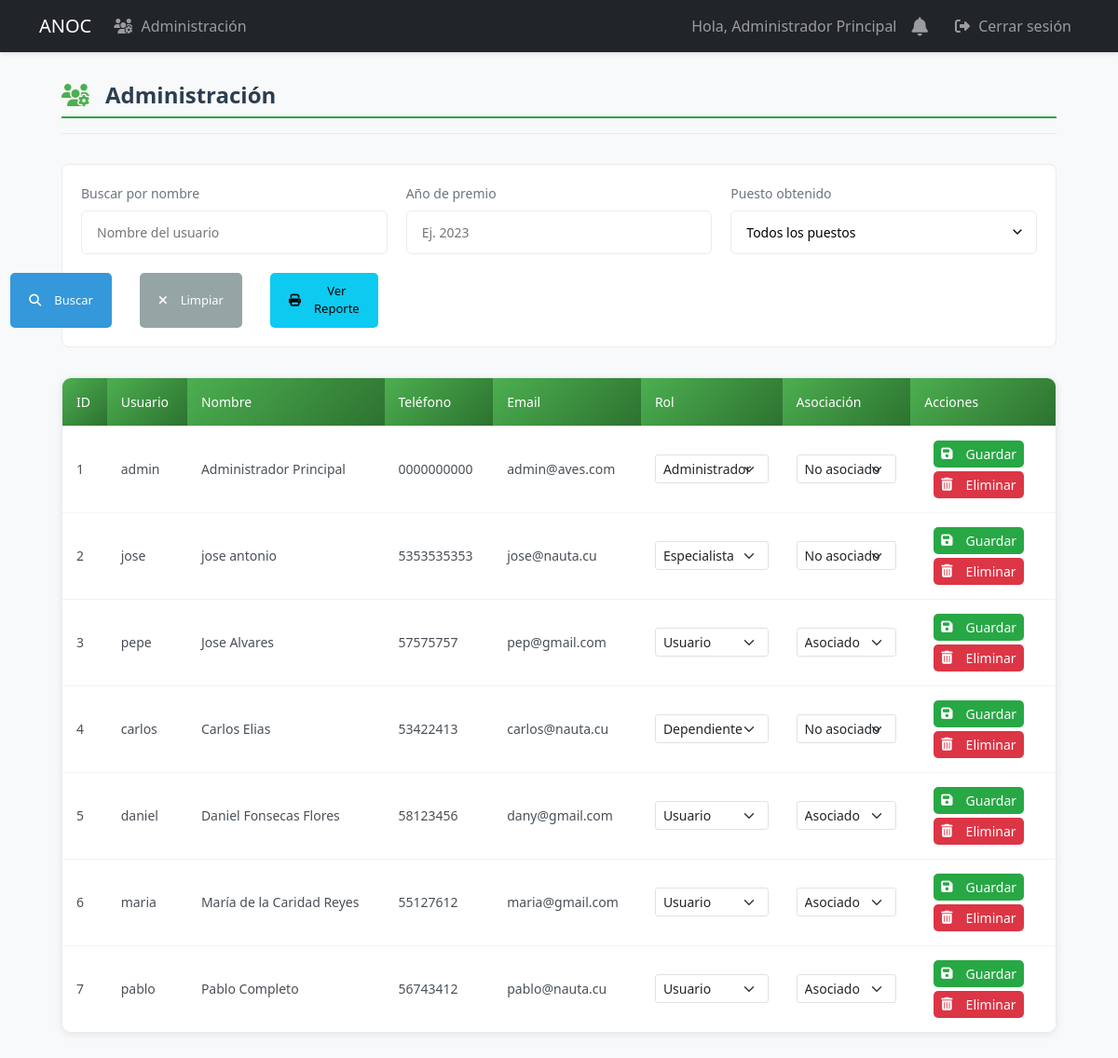
/admin/users (signed in), run on an earlier commit of the app's database.
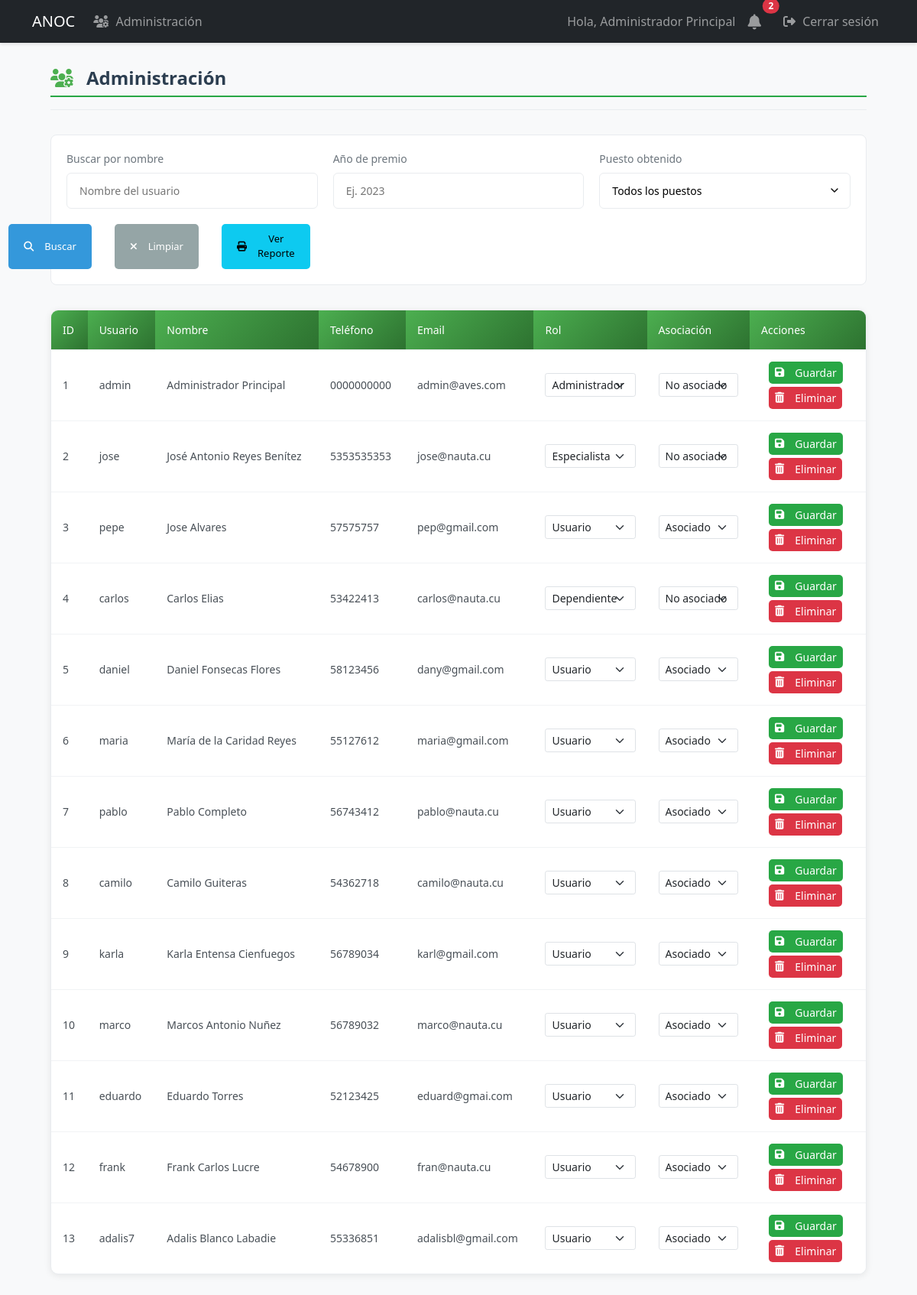
And on a later commit of the database.
### models.py (models this page shows, shortened)
class User(UserMixin, db.Model):
    id = db.Column(db.Integer, primary_key=True)
    username = db.Column(db.String(80), unique=True, nullable=False, index=True)
    email = db.Column(db.String(120), unique=True, nullable=False, index=True)
    password_hash = db.Column(db.String(128))
    role = db.Column(db.String(20), default='user')  # 'admin', 'specialist', 'dependiente', 'user'
    is_associated = db.Column(db.Boolean, default=False, nullable=False)
    full_name = db.Column(db.String(100), nullable=False)
    phone = db.Column(db.String(20), nullable=False)
    profile_image = db.Column(db.String(255))  # Ruta de la imagen de perfil
    last_login = db.Column(db.DateTime)  # Fecha del último inicio de sesión
    is_active = db.Column(db.Boolean, default=True)  # Para manejar cuentas activas/inactivas
    address = db.Column(db.String(200))  # Nuevo campo para dirección
    birds = db.relationship('UserBirds', backref='user', lazy=True, cascade='all, delete-orphan')
    awards = db.relationship('Award', backref='user', lazy=True, cascade='all, delete-orphan')
    notifications = db.relationship('Notification', backref='user', lazy=True)

### app.py (the view, shortened to what this page needs)
@app.route('/admin/users')
@login_required
def admin_users():
    if current_user.role != 'admin':
        abort(403)
    search_name = request.args.get('name', '').strip()
    award_year = request.args.get('award_year', '').strip()
    award_position = request.args.get('award_position', '').strip()
    query = select(User).order_by(User.id)
    if search_name:
        query = query.where(User.full_name.ilike(f'%{search_name}%'))
    if award_position:
        position_subquery = select(Award.user_id).where(
            Award.position == award_position
        ).distinct()
        query = query.where(User.id.in_(position_subquery))
    users = db.session.execute(query).scalars()
    current_year = datetime.now().year
    return render_template('admin/users.html',
                         users=users,
                         search_name=search_name,
                         award_year=award_year,
                         award_position=award_position,
                         current_year=current_year)

### app.py (called while the page is built)
@login_manager.user_loader
def load_user(user_id):
    return db.session.get(User, int(user_id))

### templates/admin/users.html (shortened to what this page needs)
{% extends "base.html" %}
{% block content %}
<div class="users-container">
    <div class="users-header">
        <h2><i class="fas fa-users-cog"></i> Administración</h2>
    </div>
    <div class="filter-section">
        <form method="GET" action="{{ url_for('admin_users') }}" class="filter-form">
            <div class="filter-grid">
                <div class="filter-group">
                    <label for="name" class="filter-label">Buscar por nombre</label>
                    <input type="text" class="filter-input" id="name" name="name"
                           value="{{ search_name }}" placeholder="Nombre del usuario">
                </div>
                <div class="filter-group">
                    <label for="award_year" class="filter-label">Año de premio</label>
                    <input type="number" class="filter-input" id="award_year" name="award_year"
                           value="{{ award_year }}" placeholder="Ej. 2023" min="2000" max="{{ current_year }}">
                </div>
                <div class="filter-group">
                    <label for="award_position" class="filter-label">Puesto obtenido</label>
                    <select class="filter-input filter-select" id="award_position" name="award_position">
                        <option value="">Todos los puestos</option>
                    </select>
                </div>
                <div class="filter-actions">
                    <button type="submit" class="btn btn-primary">
                        <i class="fas fa-search"></i> Buscar
                    </button>
                    <a href="{{ url_for('admin_users') }}" class="btn btn-secondary">
                        <i class="fas fa-times"></i> Limpiar
                    </a>
                    <a href="{{ url_for('associates_report_view') }}" class="btn btn-info" target="_blank">
                        <i class="fas fa-print"></i> Ver Reporte
                    </a>
                </div>
            </div>
        </form>
    </div>
    <div class="users-table-container">
        <table class="users-table">
            <thead>
                <tr>
                    <th>ID</th>
                    <th>Usuario</th>
                    <th>Nombre</th>
                    <th>Teléfono</th>
                    <th>Email</th>
                    <th>Rol</th>
                    <th>Asociación</th>
                    <th>Acciones</th>
                </tr>
            </thead>
            <tbody>
                {% if users %}
                    {% for user in users %}
                    <tr class="clickable-row" data-href="{{ url_for('user_details', user_id=user.id) }}">
                        <td>{{ user.id }}</td>
                        <td>{{ user.username }}</td>
                        <td>{{ user.full_name }}</td>
                        <td>{{ user.phone }}</td>
                        <td>{{ user.email }}</td>
                        <td>
                            <form method="POST" action="{{ url_for('assign_role', user_id=user.id) }}" class="role-form">
                                <select name="role" class="form-select form-select-sm">
                                    <option value="user" {% if user.role == 'user' %}selected{% endif %}>Usuario</option>
                                    <option value="specialist" {% if user.role == 'specialist' %}selected{% endif %}>Especialista</option>
                                    <option value="dependiente" {% if user.role == 'dependiente' %}selected{% endif %}>Dependiente</option>
                                    <option value="admin" {% if user.role == 'admin' %}selected{% endif %}>Administrador</option>
                                </select>
                        </td>
                        <td>
                                <select name="is_associated" class="form-select form-select-sm">
                                    <option value="true" {% if user.is_associated %}selected{% endif %}>Asociado</option>
                                    <option value="false" {% if not user.is_associated %}selected{% endif %}>No asociado</option>
                                </select>
                        </td>
                        <td class="actions-column">
                            <div class="action-buttons">
                                <button type="submit" class="btn btn-sm btn-success">
                                    <i class="fas fa-save"></i> Guardar
                                </button>
                            </div>
                            <div class="action-buttons mt-1">
                                <form method="POST" action="{{ url_for('delete_user', user_id=user.id) }}"
                                      onsubmit="return confirm('¿Está seguro que desea eliminar este usuario permanentemente?');"
                                      class="d-inline">
                                    <button type="submit" class="btn btn-sm btn-danger">
                                        <i class="fas fa-trash-alt"></i> Eliminar
                                    </button>
                                </form>
                            </div>
                        </td>
                    </tr>
                    {% endfor %}
                {% endif %}
            </tbody>
        </table>
    </div>
</div>
{% endblock %}

### templates/base.html (shortened to what this page needs)
<!DOCTYPE html>
<html lang="es">
<head>
    <link href="https://cdn.jsdelivr.net/npm/bootstrap@5.3.0/dist/css/bootstrap.min.css" rel="stylesheet">
    <link href="https://cdnjs.cloudflare.com/ajax/libs/font-awesome/6.4.0/css/all.min.css" rel="stylesheet">
    <link rel="stylesheet" href="{{ url_for('static', filename='css/styles.css') }}">
</head>
<body>
    <nav class="navbar navbar-expand-lg navbar-dark bg-dark">
        <div class="container">
            <a class="navbar-brand" href="{{ url_for('dashboard') }}">ANOC</a>
            <div class="collapse navbar-collapse" id="navbarNav">
                <ul class="navbar-nav me-auto">
                    {% if current_user.is_authenticated and current_user.role == 'admin' %}
                        <li class="nav-item">
                            <a class="nav-link" href="{{ url_for('admin_users') }}">
                                <i class="fas fa-users-cog"></i> Administración
                            </a>
                        </li>
                    {% endif %}
                </ul>
                <ul class="navbar-nav">
                    {% if current_user.is_authenticated %}
                        <li class="nav-item">
                            <span class="nav-link">Hola, {{ current_user.full_name }}</span>
                        </li>
                        <li class="nav-item position-relative me-2">
                            <a class="nav-link" href="{{ url_for('notifications') }}">
                                <i class="fas fa-bell fa-lg"></i>
                                {% if current_user.is_authenticated %}
                                    {% set unread_count = get_unread_notifications_count(current_user.id) %}
                                    {% if unread_count > 0 %}
                                        <span class="position-absolute top-0 start-100 translate-middle badge rounded-pill bg-danger">
                                            {{ unread_count }}
                                        </span>
                                    {% endif %}
                                {% endif %}
                            </a>
                        </li>
                        <li class="nav-item">
                            <a class="nav-link" href="{{ url_for('logout') }}">
                                <i class="fas fa-sign-out-alt"></i> Cerrar sesión
                            </a>
                        </li>
                    {% else %}
                        <li class="nav-item">
                            <a class="nav-link" href="{{ url_for('login') }}">
                                <i class="fas fa-sign-in-alt"></i> Iniciar sesión
                            </a>
                        </li>
                    {% endif %}
                </ul>
            </div>
        </div>
    </nav>
    <div class="container mt-4">
        {% block content %}{% endblock %}
    </div>
</body>
</html>

### static/css/styles.css (style rules this page uses)
.navbar { box-shadow: 0 2px 4px rgba(0,0,0,0.1); }
.btn { margin: 2px; }
:root { --primary-color: #2c3e50; --secondary-color: #4CAF50; --light-gray: #f8f9fa; --medium-gray: #e9ecef; --dark-gray: #6c757d; --text-color: #495057; --white: #ffffff; }
.users-container { max-width: 1400px; margin: 2rem auto; padding: 0 1.5rem; }
.users-header { margin-bottom: 2rem; padding-bottom: 1rem; border-bottom: 1px solid var(--medium-gray); }
.users-header h2 { color: var(--primary-color); font-weight: 600; font-size: 1.5rem; margin: 0; display: flex; align-items: center; gap: 0.75rem; }
.users-header h2 i { color: var(--secondary-color); }
.filter-section { background: var(--white); border-radius: 0.5rem; padding: 1.25rem; margin-bottom: 2rem; border: 1px solid var(--medium-gray); }
.filter-grid { display: grid; grid-template-columns: repeat(auto-fit, minmax(250px, 1fr)); gap: 1.25rem; align-items: end; }
.filter-group { margin-bottom: 0; }
.filter-label { display: block; margin-bottom: 0.5rem; color: var(--dark-gray); font-size: 0.875rem; font-weight: 500; }
.filter-input { width: 100%; padding: 0.75rem 1rem; border: 1px solid var(--medium-gray); border-radius: 0.375rem; background-color: var(--white); font-size: 0.875rem; }
.filter-select { appearance: none; background-position: right 0.75rem center; background-repeat: no-repeat; background-size: 1rem; }
.filter-actions { display: flex; gap: 0.75rem; justify-content: flex-end; }
.users-table-container { background: var(--white); border-radius: 0.5rem; border: 1px solid var(--medium-gray); overflow: hidden; }
.users-table { width: 100%; border-collapse: collapse; font-size: 0.875rem; }
.users-table th { background-color: var(--light-gray); color: var(--primary-color); padding: 1rem 1.25rem; text-align: left; font-weight: 600; border-bottom: 1px solid var(--medium-gray); }
.users-table td { padding: 1rem 1.25rem; border-bottom: 1px solid var(--medium-gray); vertical-align: middle; color: var(--text-color); }
.users-table tr:last-child td { border-bottom: none; }
.action-buttons { display: flex; gap: 0.5rem; }
.btn { padding: 0.5rem 0.75rem; border-radius: 0.25rem; font-size: 0.8125rem; font-weight: 500; cursor: pointer; border: none; display: inline-flex; align-items: center; gap: 0.375rem; }
.btn-sm { padding: 0.375rem 0.75rem; }
.btn-primary { background-color: var(--secondary-color); color: var(--white); }
.btn-secondary { background-color: var(--medium-gray); color: var(--text-color); }
.filter-actions { display: flex; gap: 10px; }
.users-table-container { background-color: #fff; border-radius: 10px; box-shadow: 0 2px 10px rgba(0, 0, 0, 0.08); overflow: hidden; }
.users-table { width: 100%; border-collapse: collapse; }
.users-table th { background: linear-gradient(135deg, #4CAF50 0%, #2d7230 100%); color: white; padding: 15px; font-weight: 500; text-align: left; }
.users-table td { padding: 15px; border-bottom: 1px solid #f1f3f5; vertical-align: middle; }
.actions-column { background-color: white !important; }
.action-buttons { display: flex; gap: 5px; }
.role-form { display: contents; }
.form-select-sm { padding: 0.25rem 0.5rem; font-size: 0.875rem; line-height: 1.5; border-radius: 0.2rem; }
.btn { display: inline-flex; align-items: center; padding: 10px 20px; margin: 0 10px; border-radius: 5px; font-weight: 500; cursor: pointer; }
.btn i { margin-right: 8px; }
.btn-primary { background-color: #3498db; color: white; border: none; }
.btn-secondary { background-color: #95a5a6; color: white; border: none; }
:root { --primary-green: #28a745; --light-green: #d4edda; --dark-green: #218838; --soft-green: #e8f5e9; --text-dark: #343a40; --text-muted: #6c757d; }
body { background-color: #f8f9fa; color: var(--text-dark); }
h2 { color: var(--primary-green); font-weight: 600; border-bottom: 2px solid var(--primary-green); padding-bottom: 8px; display: inline-block; }
.btn-success { background-color: var(--primary-green); border-color: var(--primary-green); }
.fas { margin-right: 5px; }

### templates/admin/users.html (style rules this page uses)
.action-buttons { display: flex; gap: 5px; }
.role-form { display: contents; }
.btn-sm { padding: 0.25rem 0.5rem; font-size: 0.875rem; }
.mt-1 { margin-top: 0.25rem; }

What changed in the data, as far as the page shows it:
changed User "jose": full_name "jose antonio" → "José Antonio Reyes Benítez"
added User: id "8", username "camilo", full_name "Camilo Guiteras", phone "54362718", email "camilo@nauta.cu", role "Usuario", is_associated "Asociado"
added User: id "9", username "karla", full_name "Karla Entensa Cienfuegos", phone "56789034", email "karl@gmail.com", role "Usuario", is_associated "Asociado"
added User: id "10", username "marco", full_name "Marcos Antonio Nuñez", phone "56789032", email "marco@nauta.cu", role "Usuario", is_associated "Asociado"
added User: id "11", username "eduardo", full_name "Eduardo Torres", phone "52123425", email "eduard@gmai.com", role "Usuario", is_associated "Asociado"
added User: id "12", username "frank", full_name "Frank Carlos Lucre", phone "54678900", email "fran@nauta.cu", role "Usuario", is_associated "Asociado"
added User: id "13", username "adalis7", full_name "Adalis Blanco Labadie", phone "55336851", email "adalisbl@gmail.com", role "Usuario", is_associated "Asociado"
Also different on the page:
{{ unread_count }}: (not shown) → "2"
